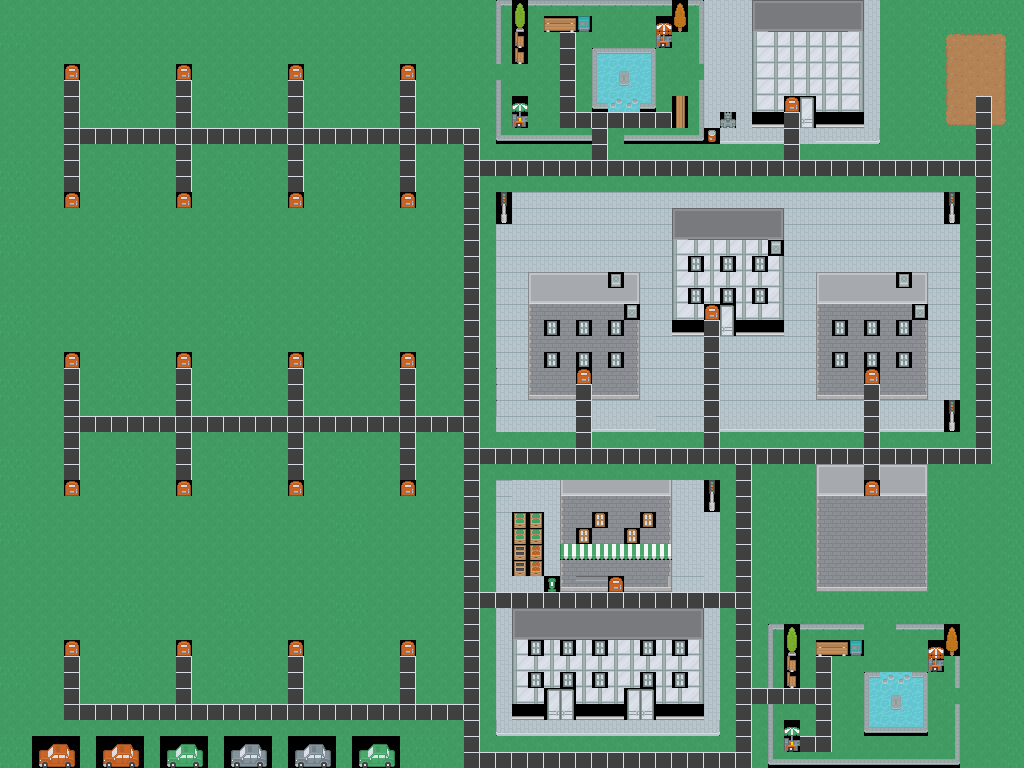

Rendered tile map (Tiled .tmx) drawn with the repository's tilesets; below, a short description and the map source with its tile grids summarised:
An orthogonal 64x48 tile map with 16x16 px tiles, 1 tile layer (Path).

<map version="1.5" tiledversion="1.7.0" orientation="orthogonal" renderorder="right-down" width="64" height="48" tilewidth="16" tileheight="16" infinite="0" nextlayerid="6" nextobjectid="208">
 <tileset firstgid="1" source="roguelikeCity_magenta.tsx" />
 <layer id="1" name="Path" width="64" height="48">
  <data>[3072 cells, 3072 non-empty, 111 distinct tile ids]</data>
 </layer>
</map>
